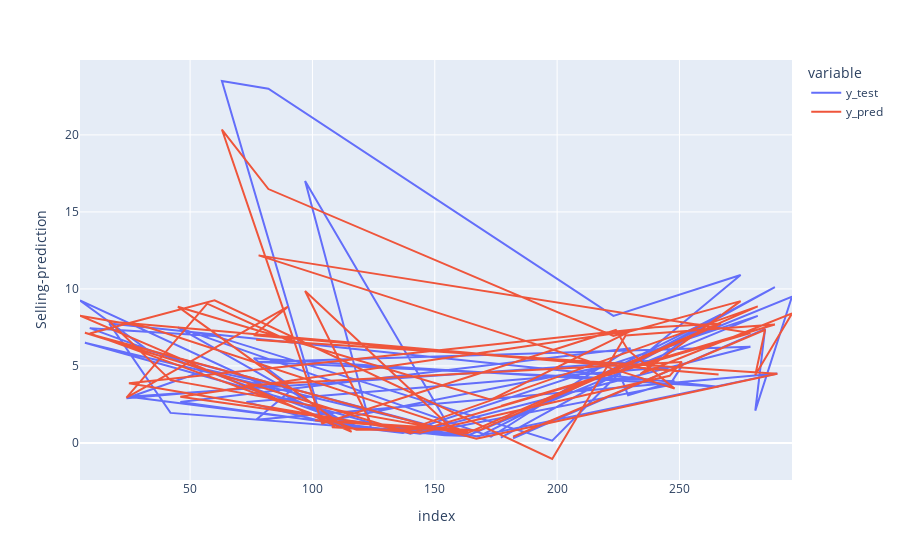

Write notebook code for a chart like this one.
### Code cell
fig = px.line(df_pred_test , labels = {"value" : "Selling-prediction"} )
fig.show()

### Figure 1 — Plotly figure (JSON) as saved in the notebook; plotly's stock layout.template omitted (floating-point values rounded to 4 significant figures)
{"data": [{"hovertemplate": "variable=y_test<br>index=%{x}<br>Selling-prediction=%{y}<extra></extra>", "legendgroup": "y_test", "line": {"color": "#636efa", "dash": "solid"}, "marker": {"symbol": "circle"}, "mode": "lines", "name": "y_test", "orientation": "v", "showlegend": true, "type": "scatter", "x": [177, 289, 228, 198, 60, 9, 118, 154, 164, 33, 5, 116, 45, 173, 230, 46, 124, 97, 158, 101, 168, 267, 240, 25, 144, 246, 251, 73, 109, 108, 137, 282, 163, 42, 17, 266, 76, 90, 24, 57, 92, 77, 290, 167, 7, 140, 279, 78, 248, 229, 224, 104, 63, 82, 223, 275, 234, 296, 281, 285, 182], "xaxis": "x", "y": [0.35, 10.11, 4.95, 0.15, 6.95, 7.45, 1.1, 0.5, 0.45, 6, 9.25, 1.1, 7.5, 0.4, 6.15, 2.65, 0.95, 17, 0.48, 1.7, 0.42, 8.35, 5.35, 3, 0.6, 3.75, 5, 2.65, 1.2, 1.2, 0.65, 8.25, 0.45, 1.95, 7.75, 3.65, 5.5, 3.8, 2.9, 4.75, 3.51, 1.5, 4.5, 0.42, 6.5, 0.6, 6.25, 5.25, 4, 3.1, 5.11, 1.35, 23.5, 23, 8.25, 10.9, 5.5, 9.5, 2.1, 7.4, 0.3], "yaxis": "y"}, {"hovertemplate": "variable=y_pred<br>index=%{x}<br>Selling-prediction=%{y}<extra></extra>", "legendgroup": "y_pred", "line": {"color": "#EF553B", "dash": "solid"}, "marker": {"symbol": "circle"}, "mode": "lines", "name": "y_pred", "orientation": "v", "showlegend": true, "type": "scatter", "x": [177, 289, 228, 198, 60, 9, 118, 154, 164, 33, 5, 116, 45, 173, 230, 46, 124, 97, 158, 101, 168, 267, 240, 25, 144, 246, 251, 73, 109, 108, 137, 282, 163, 42, 17, 266, 76, 90, 24, 57, 92, 77, 290, 167, 7, 140, 279, 78, 248, 229, 224, 104, 63, 82, 223, 275, 234, 296, 281, 285, 182], "xaxis": "x", "y": [2.398, 7.693, 6.978, -1.044, 9.261, 7.11, 0.8513, 0.9429, 0.6854, 7.495, 8.258, 0.7186, 8.846, 2.803, 7.263, 2.994, 1.245, 9.867, 0.7878, 1.466, 0.8037, 7.747, 7.503, 3.88, 0.6672, 4.357, 5.261, 3.749, 1.136, 1.016, 0.752, 8.867, 0.6124, 4.073, 7.889, 4.446, 6.993, 8.845, 2.936, 9.042, 6.521, 6.7, 4.495, 0.2689, 7.148, 0.6234, 7.14, 12.18, 3.526, 6.024, 7.328, 1.266, 20.35, 16.48, 6.952, 9.208, 4.474, 8.402, 4.407, 7.348, 0.3991], "yaxis": "y"}], "layout": {"legend": {"title": {"text": "variable"}, "tracegroupgap": 0}, "margin": {"t": 60}, "xaxis": {"anchor": "y", "domain": [0, 1], "title": {"text": "index"}}, "yaxis": {"anchor": "x", "domain": [0, 1], "title": {"text": "Selling-prediction"}}}}
